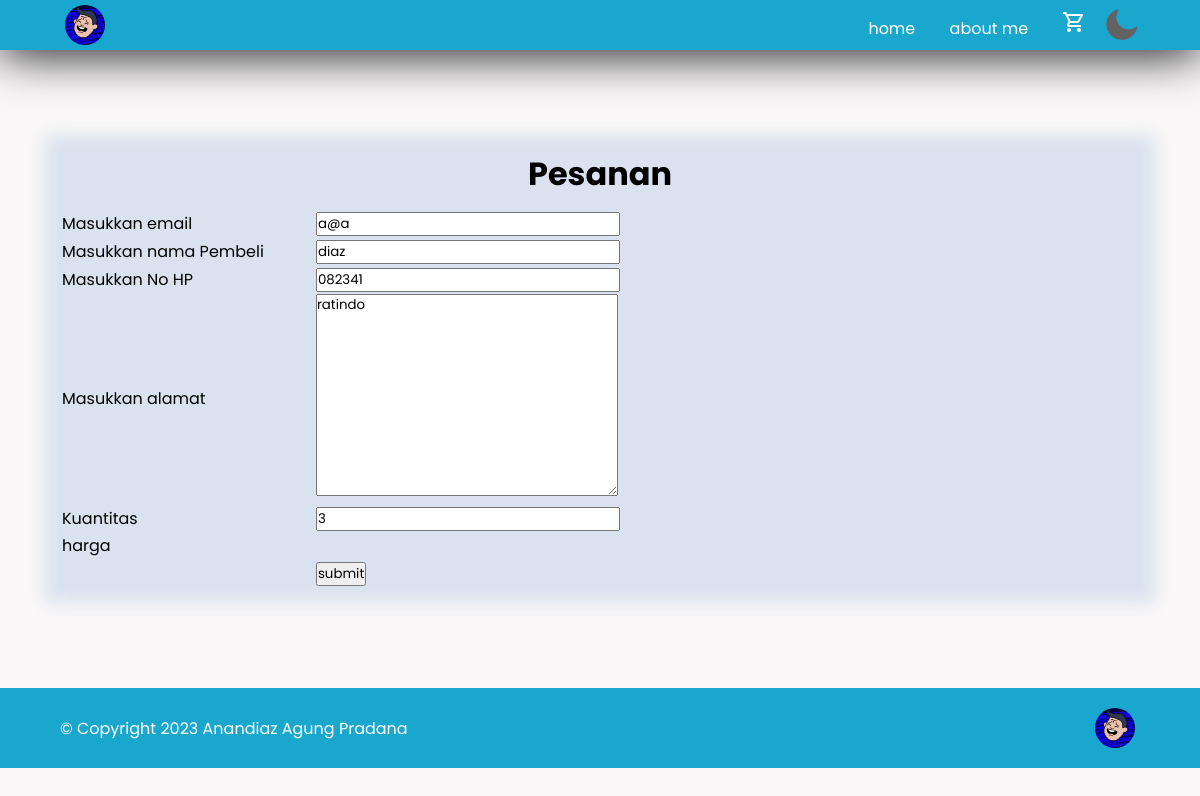
The app's page /views/ubah.php?id=3 with its own data.
### tables this page shows
CREATE TABLE `tranksaksi` (
  `id` int(11) NOT NULL,
  `barang` varchar(50) NOT NULL,
  `email` varchar(50) NOT NULL,
  `pembeli` varchar(50) NOT NULL,
  `no_hp` varchar(20) NOT NULL,
  `alamat` varchar(200) NOT NULL,
  `kuantitas` int(11) NOT NULL,
  `total_harga` int(30) NOT NULL
);

### views/ubah.php (the view, shortened to what this page needs)
<?php
require "../connection/conn.php";
$id = $_GET['id'];
$result = mysqli_query($conn, "SELECT * FROM tranksaksi WHERE id = $id");
$tranksaksi = [];
while ($row = mysqli_fetch_assoc($result)) {
    $tranksaksi[] = $row;
}
$tranksaksi = $tranksaksi[0];
 ?>
<!DOCTYPE html>
<html lang="en">
<head>
    <link rel="stylesheet" href="../style/style.css">
</head>
<body>
    <nav class="navbar" style="margin-bottom: 100px;">
        <div class="logo">
            <img src="../img/profil.png"alt="">
        </div>
        <div class="nav-content">
            <div class="nav-items">
                <a href="index.php">home</a>
                <a href="#" id="profil">about me</a>
                <a href="#"><img src="../img/cart_light.png" id="cart" alt=""></a>
            </div>
            <img src="../img/moon.png" id="dark-icon">
        </div>
    </nav>
    <div class="container">
        <div class="title" style="margin-bottom: 10px;">
        <h1>Pesanan</h1>
        </div>
        <div class="content" style="display: flex;">
            <form action="" method="post">
                <table>
                    <tr>
                        <td><label for="email">Masukkan email </label></td>
                        <td><input type="email" name="email" value="<?php echo $tranksaksi['email'] ?>" id="email"></td>
                    </tr>
                    <tr>
                        <td><label for="nama">Masukkan nama Pembeli</label></td>
                        <td><input type="text" name="nama" value="<?php echo $tranksaksi['pembeli'] ?>" id="nama"></td>
                    </tr>
                    <tr>
                        <td><label for="hp">Masukkan No HP</label></td>
                        <td><input type="number" name="hp" value="<?php echo $tranksaksi['no_hp'] ?>" id="hp"></td>
                    </tr>
                    <tr>
                        <td><label for="alamat">Masukkan alamat</label></td>
                        <td><textarea name="alamat" id="alamat"   cols="30" rows="10"><?php echo $tranksaksi['alamat'] ?></textarea></td>
                    </tr>
                    <tr>
                        <td><label for="kuantitas">Kuantitas</label></td>
                        <td><input type="number" name="kuantitas" value="<?php echo $tranksaksi['kuantitas'] ?>" id="kuantitas"></td>
                    </tr>
                    <tr>
                        <td>harga</td>
                    </tr>
                    <tr>
                        <td></td>
                        <td style="padding-left: 50px;"><button type="submit" name="submit" id="submit">submit</button></td>
                    </tr>
                </table>
            </form>
        </div>
    </div>
    <footer>
        <p>© Copyright 2023 Anandiaz Agung Pradana</p>
        <div class="logo">
            <img src="../img/profil.png"alt="">
        </div>
    </footer>
</body>
</html>

### style/style.css (style rules this page uses)
* { margin: 0px; padding: 0px; scroll-behavior: smooth; font-family: 'Poppins', sans-serif; }
body { background-color: #F9F7F7; }
.navbar { background-color: #19A7CE; display: flex; justify-content:space-between; align-items: center; padding-left: 5vw; padding-right: 5vw; box-shadow: 0 2px 50px 0 black; }
.logo img { height: 40px; border-radius: 50px; }
.logo { display: flex; align-items: center; margin: 5px; }
.nav-items a { padding: 15px; color: white; text-decoration: none; }
.nav-content { display: flex; align-items: center; }
#dark-icon { height: 40px; cursor: pointer; }
#cart { color: white; }
.container { margin-left:5vw; margin-right: 5vw; background-color: #DBE2EF; box-shadow: 0 0 15px 15px #DBE2EF; }
.title { display: flex; flex-direction: column; justify-content: center; align-items: center; }
footer { margin-top: 100px; background-color: #19A7CE; height: 10vh; padding-left: 5vw; padding-right: 5vw; display: flex; justify-content: space-between; align-items: center; }
footer p { color: white; }
input { margin-left: 50px; width: 300px; }
textarea { margin-left: 50px; width: 300px; }

### records on screen
tranksaksi: email "a@a", nama "diaz", hp "082341", alamat "ratindo", kuantitas "3"
